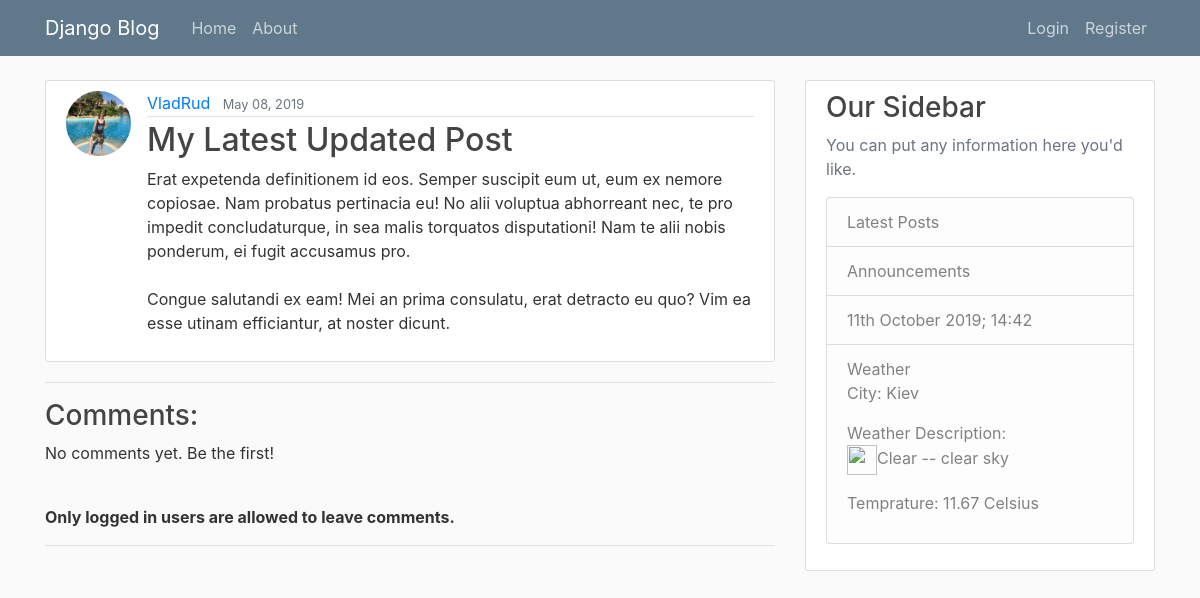
Screenshot of /post/32/ with the database file from the repository.
### blog/models.py (models this page shows, shortened)
class Post(models.Model):
    title = models.CharField(max_length=100)
    content = models.TextField()
    date_posted = models.DateTimeField(default=timezone.now)
    author = models.ForeignKey(User, on_delete=models.CASCADE)

### users/models.py (models this page shows, shortened)
class Profile(models.Model):
    user = models.OneToOneField(User, on_delete=models.CASCADE)
    image = models.ImageField(default='default.jpg', upload_to='profile_pics')

### blog/views.py (the view)
# urls.py: path('post/<int:pk>/', PostDetailView.as_view(), name='post-detail'),
class PostDetailView(DetailView, MultipleObjectMixin):
    model = Post
    paginate_by = 5
    def get_context_data(self, **kwargs):
        object_list = Post.objects.filter(id=self.get_object().id)[0].comments.filter(related_to_comment_id=0)
        context = super(PostDetailView, self).get_context_data(object_list=object_list, **kwargs)
        return context

### blog/templates/blog/post_detail.html (shortened to what this page needs)
{% extends 'blog/base.html' %}
{% block content %}
	<article class="media content-section">
		<img class="rounded-circle article-img" src="{{ object.author.profile.image.url }}">
	  	<div class="media-body">
	    <div class="article-metadata">
	      <a class="mr-2" href="{% url 'user-posts' object.author.username %}">{{ object.author }}</a>
	      <small class="text-muted">{{ object.date_posted|date:'F d, Y' }}</small>
	    </div>
	    <h2 class="article-title">{{ object.title }}</h2>
	    <p class="article-content">{{ object.content }}</p>
	  </div>
	</article>
	<hr>
	<h3>Comments:</h3>
	{% if is_paginated %}
		<ul class="comment-list">
			{% for comment in object_list %}
				{% if comment.related_to_comment_id == 0 %}
	            	<li class="comment">
	                	{% include "blog/comment.html" %}
	            	</li>
	            {% endif %}
			{% endfor %}
		</ul>
		<br>
		{% if page_obj.has_previous %}
			<a class='btn btn-outline-info mb-4' href="?page=1">First</a>
			<a class='btn btn-outline-info mb-4' href="?page={{ page_obj.previous_page_number }}">Previous</a>
		{% endif%}
		{% for num in page_obj.paginator.page_range %}
			{% if page_obj.number == num %}
				<a class='btn btn-info mb-4' href="?page={{ num }}">{{ num }}</a>
			{% elif num > page_obj.number|add:'-3' and num < page_obj.number|add:'3' %}
				<a class='btn btn-outline-info mb-4' href="?page={{ num }}">{{ num }}</a>
			{% endif %}
		{% endfor %}
		{% if page_obj.has_next %}
			<a class='btn btn-outline-info mb-4' href="?page={{ page_obj.next_page_number }}">Next</a>
			<a class='btn btn-outline-info mb-4' href="?page={{ page_obj.paginator.num_pages }}">Last</a>
		{% endif%}
	{% else %}
		{% for comment in object_list %}
			<ul>
				{% if comment.related_to_comment_id == 0 %}
	            	<li class="comment">
	                	{% include "blog/comment.html" %}
	            	</li>
	            {% endif %}
        	</ul>
        {% empty %}
			<p>No comments yet. Be the first!</p>
		{% endfor %}
	{% endif %}
	{% if user.is_authenticated %}
		{% if page_obj.paginator.num_pages == page_obj.number %}
			<br><a class="btn btn-outline-info" href="{% url 'add-comment-to-post' pk=post.pk %}">Add comment</a>
			<br><br>
		{% endif %}
	{% else %}
		<br><strong>Only logged in users are allowed to leave comments.</strong>
		<hr>
	{% endif %}
{% endblock content %}

### blog/static/blog/main.css (style rules this page uses)
body { background: #fafafa; color: #333333; margin-top: 5rem; }
h1, h2, h3, h4, h5, h6 { color: #444444; }
.content-section { background: #ffffff; padding: 10px 20px; border: 1px solid #dddddd; border-radius: 3px; margin-bottom: 20px; }
.article-title { color: #444444; }
.article-content { white-space: pre-line; }
.article-img { height: 65px; width: 65px; margin-right: 16px; }
.article-metadata { padding-bottom: 1px; margin-bottom: 4px; border-bottom: 1px solid #e3e3e3 }

### rows the page displays
Post: author.profile.image (picture), author "VladRud", date_posted "May 08, 2019", title "My Latest Updated Post", content "Erat expetenda definitionem id eos. Semper suscipit eum ut, eum ex nemore copiosae. Nam probatus pertinacia eu! No alii voluptua abhorreant nec, te pro impedit concludaturque, in sea malis torquatos disputationi! Nam te alii nobis ponderum, ei fugit accusamus pro. Congue salutandi ex eam! Mei an prima consulatu, erat detracto eu quo? Vim ea esse utinam efficiantur, at noster dicunt."
